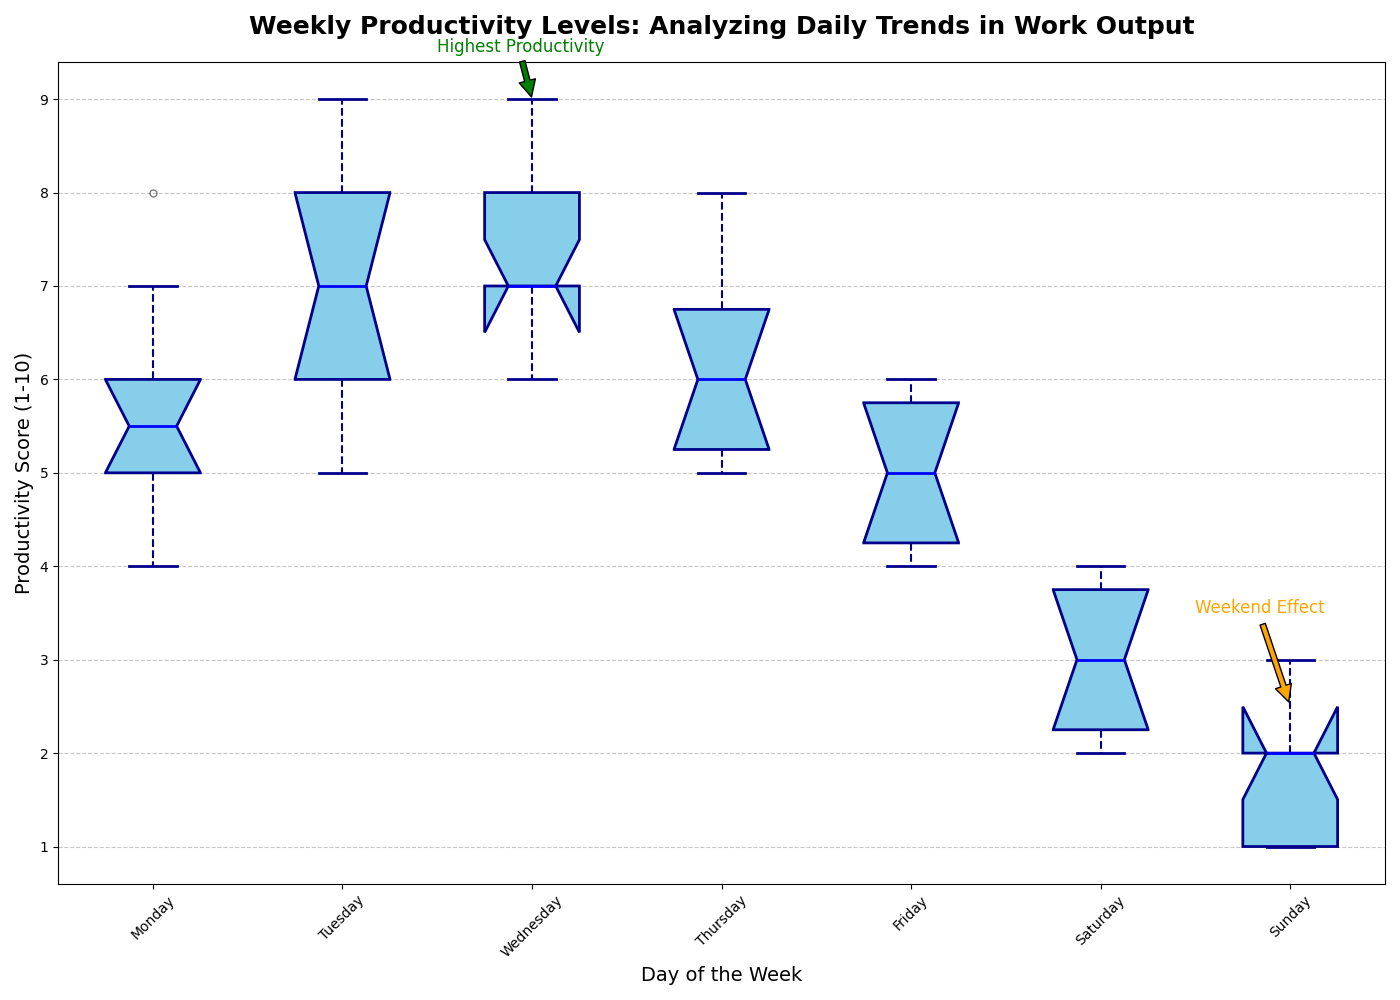

Reproduce this figure in Python.
import matplotlib.pyplot as plt
import numpy as np

# Backstory: Comparing Productivity Levels Throughout the Week
# Create some fictional productivity data over the days of the week
productivity_data = {
    'Monday': [4, 5, 6, 5, 7, 8, 5, 6, 4, 6],
    'Tuesday': [6, 7, 5, 6, 8, 9, 7, 6, 8, 9],
    'Wednesday': [7, 8, 6, 7, 9, 9, 7, 8, 6, 7],
    'Thursday': [5, 6, 5, 6, 7, 7, 8, 6, 5, 6],
    'Friday': [4, 5, 4, 5, 6, 6, 5, 4, 5, 6],
    'Saturday': [2, 3, 2, 4, 3, 4, 3, 2, 3, 4],
    'Sunday': [1, 2, 1, 3, 2, 2, 3, 1, 2, 1]
}

# Prepare data for the box plot
box_plot_data = list(productivity_data.values())

# Plot setup
fig, ax = plt.subplots(figsize=(14, 10))

# Create the boxplot
boxprops = dict(linestyle='-', linewidth=2, color='darkblue', facecolor='skyblue')
medianprops = dict(linestyle='-', linewidth=2, color='blue')
whiskerprops = dict(linestyle='--', linewidth=1.5, color='darkblue')
capprops = dict(linestyle='-', linewidth=2, color='darkblue')

ax.boxplot(box_plot_data, labels=productivity_data.keys(), patch_artist=True,
           boxprops=boxprops, medianprops=medianprops,
           whiskerprops=whiskerprops, capprops=capprops,
           flierprops=dict(marker='o', color='red', markersize=5, alpha=0.5),
           notch=True)

# Adding the overall title and axis titles
ax.set_title("Weekly Productivity Levels: Analyzing Daily Trends in Work Output", fontsize=18, fontweight='bold', loc='center', pad=20)
ax.set_ylabel('Productivity Score (1-10)', fontsize=14)
ax.set_xlabel('Day of the Week', fontsize=14)

# Adding annotations
ax.annotate('Highest Productivity', xy=(3, 9), xytext=(2.5, 9.5), fontsize=12, color='green',
             arrowprops=dict(facecolor='green', shrink=0.05))
ax.annotate('Weekend Effect', xy=(7, 2.5), xytext=(6.5, 3.5), fontsize=12, color='orange',
             arrowprops=dict(facecolor='orange', shrink=0.05))

# Adding grid lines for readability
ax.grid(axis='y', linestyle='--', alpha=0.7)

# Enhance readability of x-axis labels by rotating them
plt.xticks(rotation=45)

# Automatically adjust the layout for better appearance
plt.tight_layout()

# Display the plot
plt.show()
